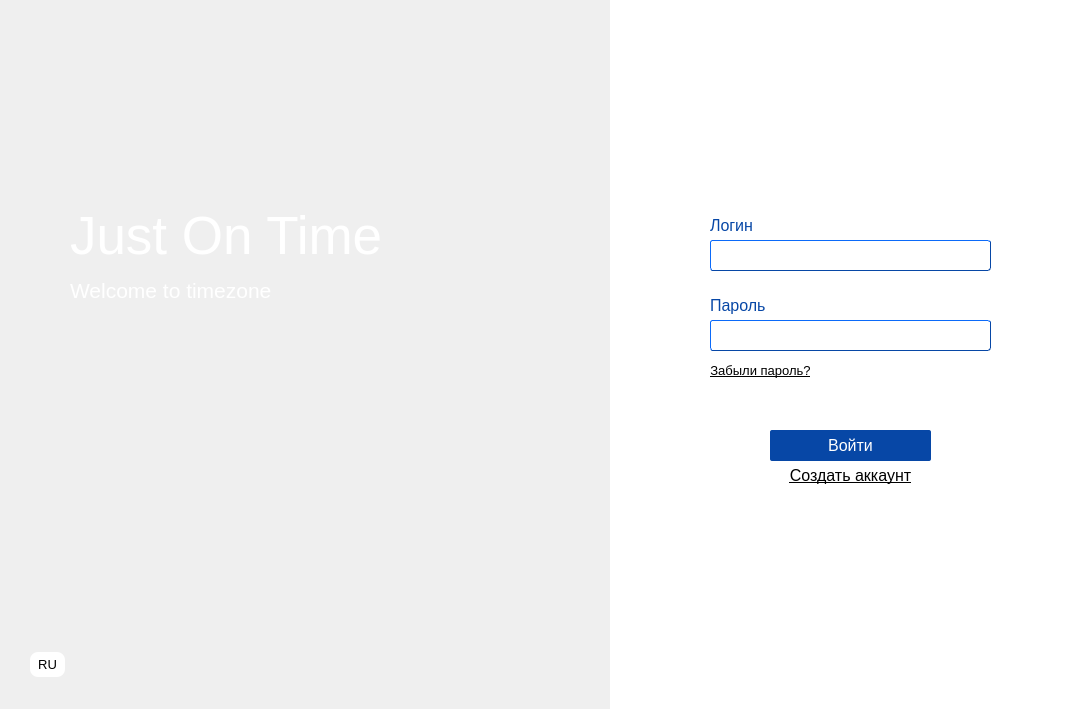
<?xml version="1.0" encoding="UTF-8"?>
<ui version="4.0">
 <class>Dialog</class>
 <widget class="QDialog" name="Dialog">
  <property name="geometry">
   <rect>
    <x>0</x>
    <y>0</y>
    <width>1091</width>
    <height>709</height>
   </rect>
  </property>
  <property name="sizePolicy">
   <sizepolicy hsizetype="Minimum" vsizetype="Minimum">
    <horstretch>0</horstretch>
    <verstretch>0</verstretch>
   </sizepolicy>
  </property>
  <property name="minimumSize">
   <size>
    <width>1091</width>
    <height>709</height>
   </size>
  </property>
  <property name="maximumSize">
   <size>
    <width>1091</width>
    <height>709</height>
   </size>
  </property>
  <property name="windowTitle">
   <string>Dialog</string>
  </property>
  <property name="styleSheet">
   <string notr="true"/>
  </property>
  <widget class="QWidget" name="widget_3" native="true">
   <property name="geometry">
    <rect>
     <x>0</x>
     <y>0</y>
     <width>611</width>
     <height>711</height>
    </rect>
   </property>
   <property name="sizePolicy">
    <sizepolicy hsizetype="Fixed" vsizetype="Fixed">
     <horstretch>0</horstretch>
     <verstretch>0</verstretch>
    </sizepolicy>
   </property>
   <property name="minimumSize">
    <size>
     <width>0</width>
     <height>0</height>
    </size>
   </property>
   <property name="maximumSize">
    <size>
     <width>751</width>
     <height>711</height>
    </size>
   </property>
   <property name="styleSheet">
    <string notr="true"/>
   </property>
   <widget class="QLabel" name="label">
    <property name="geometry">
     <rect>
      <x>70</x>
      <y>210</y>
      <width>341</width>
      <height>51</height>
     </rect>
    </property>
    <property name="font">
     <font>
      <family>Tahoma</family>
      <pointsize>40</pointsize>
     </font>
    </property>
    <property name="styleSheet">
     <string notr="true">background-color: rgb(255, 255, 255, 0);
color: rgb(255, 255, 255);</string>
    </property>
    <property name="text">
     <string>Just On Time</string>
    </property>
   </widget>
   <widget class="QLabel" name="label_2">
    <property name="geometry">
     <rect>
      <x>70</x>
      <y>270</y>
      <width>251</width>
      <height>41</height>
     </rect>
    </property>
    <property name="font">
     <font>
      <family>Tahoma</family>
      <pointsize>16</pointsize>
     </font>
    </property>
    <property name="styleSheet">
     <string notr="true">background-color: rgb(255, 255, 255, 0);
color: rgb(255, 255, 255);</string>
    </property>
    <property name="text">
     <string>Welcome to timezone</string>
    </property>
   </widget>
   <widget class="QPushButton" name="pushButton_3">
    <property name="geometry">
     <rect>
      <x>30</x>
      <y>652</y>
      <width>35</width>
      <height>25</height>
     </rect>
    </property>
    <property name="font">
     <font>
      <family>Tahoma</family>
      <pointsize>10</pointsize>
     </font>
    </property>
    <property name="styleSheet">
     <string notr="true">background-color: rgb(255, 255, 255);
border-radius: 8px;</string>
    </property>
    <property name="text">
     <string>RU</string>
    </property>
   </widget>
  </widget>
  <widget class="QWidget" name="widget_2" native="true">
   <property name="geometry">
    <rect>
     <x>610</x>
     <y>0</y>
     <width>481</width>
     <height>711</height>
    </rect>
   </property>
   <property name="minimumSize">
    <size>
     <width>421</width>
     <height>651</height>
    </size>
   </property>
   <property name="maximumSize">
    <size>
     <width>10000</width>
     <height>10000</height>
    </size>
   </property>
   <property name="font">
    <font>
     <family>Tahoma</family>
    </font>
   </property>
   <property name="styleSheet">
    <string notr="true">background-color: rgb(255, 255, 255);
border-radius: 0px;</string>
   </property>
   <widget class="QLineEdit" name="login_input">
    <property name="geometry">
     <rect>
      <x>100</x>
      <y>240</y>
      <width>281</width>
      <height>31</height>
     </rect>
    </property>
    <property name="font">
     <font>
      <family>Tahoma</family>
      <pointsize>12</pointsize>
     </font>
    </property>
    <property name="styleSheet">
     <string notr="true">border: 1px;
border-color: rgb(7, 71, 166);
border-style: outset;
border-radius: 3px;</string>
    </property>
    <property name="text">
     <string/>
    </property>
   </widget>
   <widget class="QLabel" name="label_3">
    <property name="geometry">
     <rect>
      <x>100</x>
      <y>210</y>
      <width>111</width>
      <height>31</height>
     </rect>
    </property>
    <property name="font">
     <font>
      <family>Tahoma</family>
      <pointsize>12</pointsize>
     </font>
    </property>
    <property name="styleSheet">
     <string notr="true">background-color: rgb(255, 255, 255, 0);
color: rgb(7, 71, 166);</string>
    </property>
    <property name="text">
     <string>Логин</string>
    </property>
   </widget>
   <widget class="QLabel" name="label_4">
    <property name="geometry">
     <rect>
      <x>100</x>
      <y>290</y>
      <width>111</width>
      <height>31</height>
     </rect>
    </property>
    <property name="font">
     <font>
      <family>Tahoma</family>
      <pointsize>12</pointsize>
     </font>
    </property>
    <property name="styleSheet">
     <string notr="true">background-color: rgb(255, 255, 255, 0);
color:  rgb(7, 71, 166);</string>
    </property>
    <property name="text">
     <string>Пароль</string>
    </property>
   </widget>
   <widget class="QPushButton" name="login_button">
    <property name="geometry">
     <rect>
      <x>160</x>
      <y>430</y>
      <width>161</width>
      <height>31</height>
     </rect>
    </property>
    <property name="font">
     <font>
      <family>Tahoma</family>
      <pointsize>12</pointsize>
     </font>
    </property>
    <property name="styleSheet">
     <string notr="true">background-color:  rgb(7, 71, 166);
color: rgb(255, 255, 255);
border-radius: 2px;</string>
    </property>
    <property name="text">
     <string>Войти</string>
    </property>
   </widget>
   <widget class="QPushButton" name="create_acc_button">
    <property name="geometry">
     <rect>
      <x>160</x>
      <y>460</y>
      <width>161</width>
      <height>31</height>
     </rect>
    </property>
    <property name="font">
     <font>
      <family>Tahoma</family>
      <pointsize>12</pointsize>
      <underline>true</underline>
     </font>
    </property>
    <property name="styleSheet">
     <string notr="true"/>
    </property>
    <property name="text">
     <string>Создать аккаунт</string>
    </property>
    <property name="flat">
     <bool>true</bool>
    </property>
   </widget>
   <widget class="QLineEdit" name="pass_input">
    <property name="geometry">
     <rect>
      <x>100</x>
      <y>320</y>
      <width>281</width>
      <height>31</height>
     </rect>
    </property>
    <property name="font">
     <font>
      <family>Tahoma</family>
      <pointsize>12</pointsize>
     </font>
    </property>
    <property name="styleSheet">
     <string notr="true">border: 1px;
border-color: rgb(7, 71, 166);
border-style: outset;
border-radius: 3px;</string>
    </property>
    <property name="echoMode">
     <enum>QLineEdit::Password</enum>
    </property>
   </widget>
   <widget class="QPushButton" name="create_acc_button_2">
    <property name="geometry">
     <rect>
      <x>100</x>
      <y>360</y>
      <width>101</width>
      <height>21</height>
     </rect>
    </property>
    <property name="font">
     <font>
      <family>Tahoma</family>
      <pointsize>10</pointsize>
      <underline>true</underline>
     </font>
    </property>
    <property name="styleSheet">
     <string notr="true">color: rgb(0, 0, 0);</string>
    </property>
    <property name="text">
     <string>Забыли пароль?</string>
    </property>
   </widget>
   <zorder>create_acc_button</zorder>
   <zorder>login_input</zorder>
   <zorder>label_3</zorder>
   <zorder>label_4</zorder>
   <zorder>login_button</zorder>
   <zorder>pass_input</zorder>
   <zorder>create_acc_button_2</zorder>
  </widget>
 </widget>
 <resources/>
 <connections/>
</ui>
